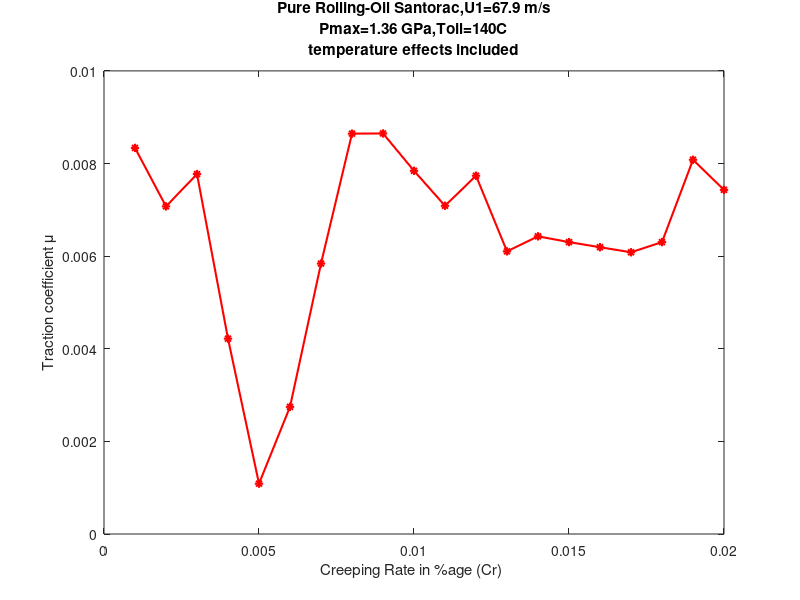
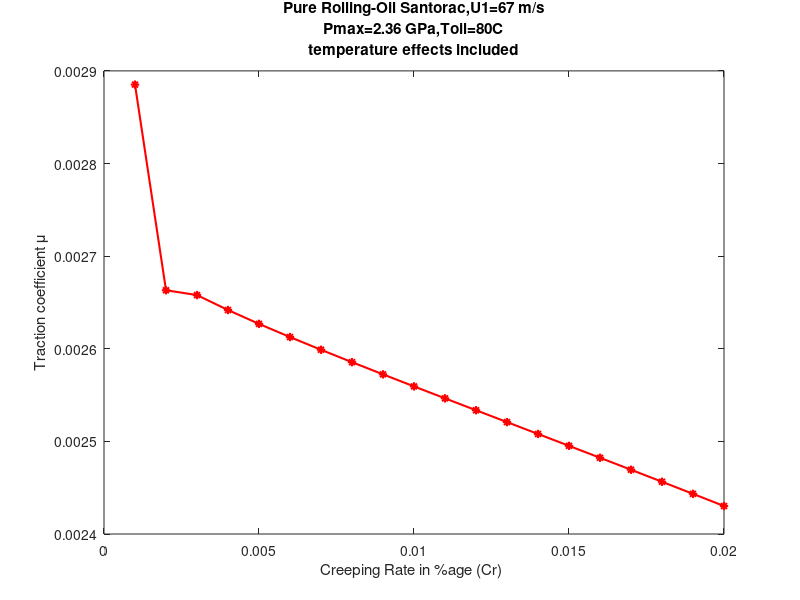
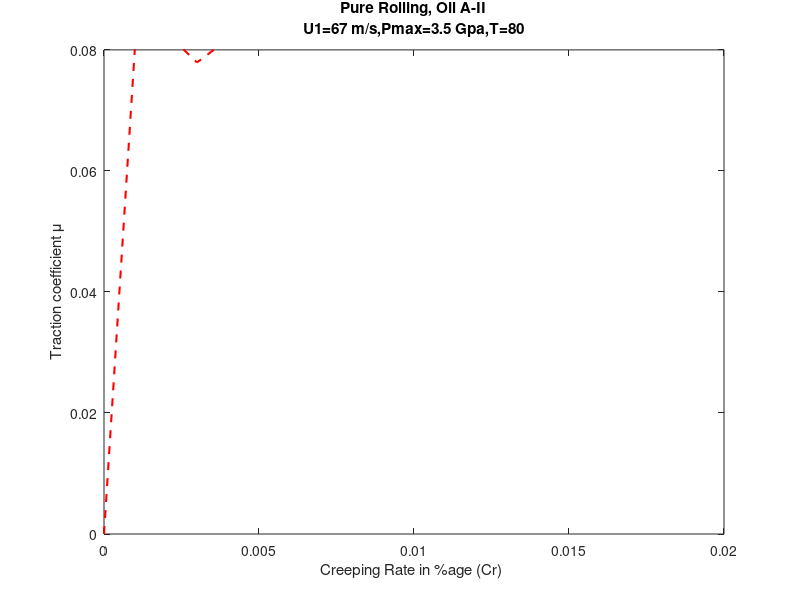
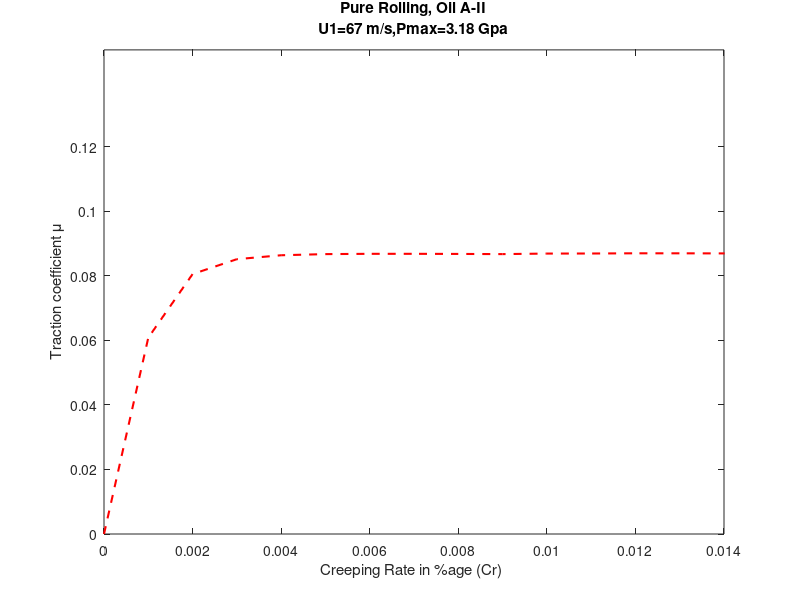

MATLAB code to generate these figures, in order:
% Santorac 1.36
clc
clear all
u1=67.5032;    %linear velocity [m/s]
a=0.001;
b=0.001;
Qmax=18800; %[kw] motor power
j=0;
r1=3.4995e-3;%[m] Sun Shaft size
r2=17.523e-3; % [m] Fixed roller 1 size
r3=18.175e-3; % [m] Fixed roller 2 size
r4=17.523e-3; % [m] Moveable roller size
gamma=10.96; % speed ratio
w1=u1/r1 %[rad/s] Impeller Speed
wsp=w1/gamma; %spin rotation velocity of motor
pmax=1.36e9;%maximum pressure
nua=0.3; % poisson ratio, both materials are assumed similar
nub=0.3;
Ea=2.308e11; %[Pa] Young's modulus of contacting parts
Eb=2.308e11;
Eprime=(0.5*((1-nua^2)/Ea+(1-nub^2)/Eb))^(-1); %Equivalent Young's modulus
Gprime=0.5*Eprime/(1+nua); %Equivalent shear modulus

%*********************************************************************
%calculate area of contact based on geometry and material properties of
%the contacting bodies
%*********************************************************************

%Radii of the contacting bodies in x and y directions
Rax=10e-3; %[m] Roller 2
Rbx=inf; % [m] roller 1
Ray=70e-3;%[m] roller 2
Rby=70e-3;% [m] roller 1

Rx=Rax; % Rbx is inf
Ry=Ray*Rby/(Ray+Rby);
Rprime=Rx*Ry/(Rx+Ry);
phi=pi/2; %angle between planes of medium radii of the bodies in contact


nua=0.3;
nub=0.3;
Ea=2.308e11; %Young's modulus of contacting parts
Eb=2.308e11;

% %coefficients to be found from book Engineering Tribology by Batchelor,2013
kdash=1.0339*(Ry/Rx)^0.636;
epsdash=1.0003+(0.5968*Rx)/Ry;
zetadash=1.5277+0.623*log(Ry/Rx);
for ii=1:100
    fc=2*pi*a*b/3*pmax;
    a=(6*kdash^2*epsdash*fc*Rprime/(pi*Eprime))^(1/3);
    b=(6*epsdash*fc*Rprime/(pi*kdash*Eprime))^(1/3);
    tmpa=a;
    tmpb=b;
end
%**********************************************************
%preprocessing for contact point area geometry

%**********************************************************
fiid=fopen('ellipse-connectivity-oil-Santotrac50.txt','r','l','UTF-8'); %get connectivity data of areas
c=textscan(fiid,'%d%d%d%d');
condata=cell2mat(c);
fclose(fiid);

fiid=fopen('ellipse-nodes.txt','r','l','UTF-8'); %get coordinate data of areas
c=textscan(fiid,'%f%f');
nodecoords=cell2mat(c);
fclose(fiid);

[qq,p]=size(condata);
x=zeros(qq,p); %memory preallocation
y=zeros(qq,p); %memory preallocation

for i=1:qq
    for jj=1:p
        x(i,jj)=nodecoords(condata(i,jj),1);
        y(i,jj)=nodecoords(condata(i,jj),2);

    end
end
%find areas and centroids of areas (shear is found out at centroids of areas)
area=0.5*((x(:,1).*y(:,2)+x(:,2).*y(:,3)+x(:,3).*y(:,4)+x(:,4).*y(:,1))-(x(:,2).*y(:,1)+x(:,3).*y(:,2)+x(:,4).*y(:,3)+x(:,1).*y(:,4)));
centroidx=(x(:,1)+x(:,2)+x(:,3)+x(:,4))/4;
centroidy=(y(:,1)+y(:,2)+y(:,3)+y(:,4))/4;
xx=centroidx;
yy=centroidy;
%*********************************************************************
%find shear in x and y directions due to pure rolling at all small areas
kk=1;
%find load distribution
p=pmax*sqrt(1-(xx/b).^2-(yy/a).^2);
% %*******************************************************************
tepry=0;
tespx=-64*(2-nua)*Gprime*j/(9*pi*(3-2*nua))*yy/sqrt(a*b); %spin component
tespy=64*(2-nua)*Gprime*j/(9*pi*(3-2*nua))*xx/sqrt(a*b);
%******************************************************************************
delx =2*b/60;      %heat generation length [m], approximate element length
%in the direction of rolling
km=45;     %We have steel;thermal conductivity of rolling element material [W/(m.K)]
rhom=7860;   %steel; density of rolling element material [kg/m3];
cm= 445; %steel; specific heat constant of rolling element material [j/(kg.K)]
alpha=19.3e-9;  %[Pa^-1], value at 80C, reference paper: The determination of the pressure-viscosity coefficient
%of two traction oils using film thickness measurements', by Leeuwen
k=a/b;
%***********
s=0.886;% specific gravity of Santotrac-50 @ 40C
Toil= 413;% [degree K]supply oil temperature
%******************************************************************************
% I used 'The determination of the pressure-viscosity coefficient
%of two traction oils using film thickness measurements' by Harry Van Leeuen as reference
%for atmospheric viscosity below, Santotrac 50
eta0=26.81e-3;%[Pa.s]
%**************************************************************
kf0=0.13; %[W/(m.K)]thermal conductivity of oil under atm pressure
%see page 35 of book Engineering tribology by Batchelor, 2013
%****************************************************************
%Reference: please see paper 'Lubricant thermal conductivity and heat capacity under high
%pressure' by Larsson, I approximated the graph by linear formulation
kf=0.15+0.111*(p*(1e-9)-0.3); %[W/(m.k)]thermal conductivity of oil under contact pressure
for cr=0.001:0.001:0.02
    Umean=0.5*cr*u1;
    tassume=1e5*ones(qq,1);
    q=tassume*Umean;          % heating amount per unit area (q=Tau*u) [W/m2]

    for iteration=1:10 %convergence loop
        %central thickness of oil film (Harock-Dowson equation) [m], see book,
        %Engineering Tribology, by Batchelor, 2013
        hc=Ry*2.69*(Umean*eta0/(Eprime*Ry)).^(0.67)*(alpha*Eprime)^(0.53)*(fc/(Eprime*Ry^2))^(0.067)*(1-0.61*exp(-0.73*k));
        delTinlet=Umean.^2*eta0/(5*kf0);
        delTsurf=sqrt(delx./(2*pi*km*rhom*cm*Umean))*q;
        Tfilm=zeros(qq,1);
        for ii=1:qq
            if (alpha*p(ii)<=25)
                delTfilm=hc/8*(q(ii)/kf(ii));
            elseif ((alpha*p(ii))>25)
                delTfilm=hc/4*(q(ii)/kf(ii));
            end
            Tfilm(ii)=Toil+delTinlet+delTsurf(ii)+delTfilm;
        end
        %The relationships for finding tl (limiting shear) have been taken from
        %paper 'Geometrical optimization of half toroidal continuously variable
        %transmission using particle swarm optimization', by M. Delkhosh et. al
        tau0=2.7e7+3.5e5*(Tfilm-113-273);%it appears in literature that Tfilm has to be in degC so 273 subtracted
        %here and in next relation, as Tfilm is in Kelvin (K)
        a=0.0765-4e-4*(Tfilm-113-273)-1e-3*Umean;
        tl=(tau0+a.*p);
        %*************||||||||||
        teprx=32*Gprime/(pi*(4-3*nua))*2*cr/(2-cr)*(xx+b)/(2*b); %pure rolling
        te=teprx;
        for i=1:qq

            if te(i)>=tl(i)
                te(i)=tl(i);
            end
        end
        q=te*Umean;
        % disp(max(Tfilm));
        % disp(max(te));
    end
    ftraction=sum(te.*area);
    mu(kk)=ftraction/fc;
    kk=kk+1;
    %****************|||||||||||
    % disp(max(tl));
end
disp(size(mu));
%**************************************
figure (5)
cr=0.001:0.001:0.02;
length(cr);
length(mu);
p=plot(cr,mu,'r-*','LineWidth',1.5);
% set(gca,'ytick',0:0.02:0.12);
% axis([0 0.02 0 0.106])
title1='Pure Rolling-Oil Santorac,U1=67.9 m/s'
title2='Pmax=1.36 GPa,Toil=140C'
title3='temperature effects included'
title({title1 title2 title3})
xlabel('Creeping Rate in %age (Cr) ');
ylabel('Traction coefficient \mu');

saveas(p,'graph1.png')
%%  Santorac  2.36
clc
clear all
u1=67.5032;    %linear velocity [m/s]
a=0.001;
b=0.001;
Qmax=18800; %[kw] motor power
j=0;
r1=3.4995e-3;%[m] Sun Shaft size
r2=17.523e-3; % [m] Fixed roller 1 size
r3=18.175e-3; % [m] Fixed roller 2 size
r4=17.523e-3; % [m] Moveable roller size
gamma=10.96; % speed ratio
w1=u1/r1 %[rad/s] Impeller Speed
wsp=w1/gamma; %spin rotation velocity of motor
pmax=2.36e9;%maximum pressure
nua=0.3; % poisson ratio, both materials are assumed similar
nub=0.3;
Ea=2.308e11; %[Pa] Young's modulus of contacting parts
Eb=2.308e11;
Eprime=(0.5*((1-nua^2)/Ea+(1-nub^2)/Eb))^(-1); %Equivalent Young's modulus
Gprime=0.5*Eprime/(1+nua); %Equivalent shear modulus

%*********************************************************************
%calculate area of contact based on geometry and material properties of
%the contacting bodies
%*********************************************************************

%Radii of the contacting bodies in x and y directions
Rax=10e-3; %[m] Roller 2
Rbx=inf; % [m] roller 1
Ray=70e-3;%[m] roller 2
Rby=70e-3;% [m] roller 1

Rx=Rax; % Rbx is inf
Ry=Ray*Rby/(Ray+Rby);
Rprime=Rx*Ry/(Rx+Ry);
phi=pi/2; %angle between planes of medium radii of the bodies in contact


nua=0.3;
nub=0.3;
Ea=2.308e11; %Young's modulus of contacting parts
Eb=2.308e11;

% %coefficients to be found from book Engineering Tribology by Batchelor,2013
kdash=1.0339*(Ry/Rx)^0.636;
epsdash=1.0003+(0.5968*Rx)/Ry;
zetadash=1.5277+0.623*log(Ry/Rx);
for ii=1:100
    fc=2*pi*a*b/3*pmax;
    a=(6*kdash^2*epsdash*fc*Rprime/(pi*Eprime))^(1/3);
    b=(6*epsdash*fc*Rprime/(pi*kdash*Eprime))^(1/3);
    tmpa=a;
    tmpb=b;
    % disp(2*a);
    % disp(2*b);
end
%**********************************************************
%preprocessing for contact point area geometry

%**********************************************************
fiid=fopen('ellipse-connectivity-oil-Santotrac50.txt','r','l','UTF-8'); %get connectivity data of areas
c=textscan(fiid,'%d%d%d%d');
condata=cell2mat(c);
fclose(fiid);

fiid=fopen('ellipse-nodes.txt','r','l','UTF-8'); %get coordinate data of areas
c=textscan(fiid,'%f%f');
nodecoords=cell2mat(c);
fclose(fiid);

[qq,p]=size(condata);
x=zeros(qq,p); %memory preallocation
y=zeros(qq,p); %memory preallocation

for i=1:qq
    for jj=1:p
        x(i,jj)=nodecoords(condata(i,jj),1);
        y(i,jj)=nodecoords(condata(i,jj),2);

    end
end
%find areas and centroids of areas (shear is found out at centroids of areas)
area=0.5*((x(:,1).*y(:,2)+x(:,2).*y(:,3)+x(:,3).*y(:,4)+x(:,4).*y(:,1))-(x(:,2).*y(:,1)+x(:,3).*y(:,2)+x(:,4).*y(:,3)+x(:,1).*y(:,4)));
centroidx=(x(:,1)+x(:,2)+x(:,3)+x(:,4))/4;
centroidy=(y(:,1)+y(:,2)+y(:,3)+y(:,4))/4;
xx=centroidx;
yy=centroidy;
%*********************************************************************
%find shear in x and y directions due to pure rolling at all small areas
kk=1;
%find load distribution
p=pmax*sqrt(1-(xx/b).^2-(yy/a).^2);
% %*******************************************************************
tepry=0;
tespx=-64*(2-nua)*Gprime*j/(9*pi*(3-2*nua))*yy/sqrt(a*b); %spin component
tespy=64*(2-nua)*Gprime*j/(9*pi*(3-2*nua))*xx/sqrt(a*b);
%******************************************************************************
delx =2*b/60;      %heat generation length [m], approximate element length
%in the direction of rolling
km=45;     %We have steel;thermal conductivity of rolling element material [W/(m.K)]
rhom=7860;   %steel; density of rolling element material [kg/m3];
cm= 445; %steel; specific heat constant of rolling element material [j/(kg.K)]
alpha=19.3e-9;  %[Pa^-1], value at 80C, reference paper: The determination of the pressure-viscosity coefficient
%of two traction oils using film thickness measurements', by Leeuwen
k=a/b;
%***********
s=0.886;% specific gravity of Santotrac-50 @ 40C
Toil= 353;% [degree K]supply oil temperature
%******************************************************************************
% I used 'The determination of the pressure-viscosity coefficient
%of two traction oils using film thickness measurements' by Harry Van Leeuen as reference
%for atmospheric viscosity below, Santotrac 50
eta0=26.81e-3;%[Pa.s]
%**************************************************************
kf0=0.13; %[W/(m.K)]thermal conductivity of oil under atm pressure
%see page 35 of book Engineering tribology by Batchelor, 2013
%****************************************************************
%Reference: please see paper 'Lubricant thermal conductivity and heat capacity under high
%pressure' by Larsson, I approximated the graph by linear formulation
kf=0.15+0.111*(p*(1e-9)-0.3); %[W/(m.k)]thermal conductivity of oil under contact pressure
for cr=0.001:0.001:0.02
    Umean=0.5*cr*u1;
    tassume=1e5*ones(qq,1);
    q=tassume*Umean;          % heating amount per unit area (q=Tau*u) [W/m2]

    for iteration=1:10 %convergence loop
        %central thickness of oil film (Harock-Dowson equation) [m], see book,
        %Engineering Tribology, by Batchelor, 2013
        hc=Ry*2.69*(Umean*eta0/(Eprime*Ry)).^(0.67)*(alpha*Eprime)^(0.53)*(fc/(Eprime*Ry^2))^(0.067)*(1-0.61*exp(-0.73*k));
        delTinlet=Umean.^2*eta0/(5*kf0);
        delTsurf=sqrt(delx./(2*pi*km*rhom*cm*Umean))*q;
        Tfilm=zeros(qq,1);
        for ii=1:qq
            if (alpha*p(ii)<=25)
                delTfilm=hc/8*(q(ii)/kf(ii));
            elseif ((alpha*p(ii))>25)
                delTfilm=hc/4*(q(ii)/kf(ii));
            end
            Tfilm(ii)=Toil+delTinlet+delTsurf(ii)+delTfilm;
        end
        %The relationships for finding tl (limiting shear) have been taken from
        %paper 'Geometrical optimization of half toroidal continuously variable
        %transmission using particle swarm optimization', by M. Delkhosh et. al
        tau0=2.7e7+3.5e5*(Tfilm-113-273);%it appears in literature that Tfilm has to be in degC so 273 subtracted
        %here and in next relation, as Tfilm is in Kelvin (K)
        a=0.0765-4e-4*(Tfilm-113-273)-1e-3*Umean;
        tl=(tau0+a.*p);
        %*************||||||||||
        teprx=32*Gprime/(pi*(4-3*nua))*2*cr/(2-cr)*(xx+b)/(2*b); %pure rolling
        te=teprx;
        for i=1:qq

            if te(i)>=tl(i)
                te(i)=tl(i);
            end
        end
        q=te*Umean;
        % disp(max(Tfilm));
        % disp(max(te));
    end
    ftraction=sum(te.*area);
    mu(kk)=ftraction/fc;
    kk=kk+1;
    %****************|||||||||||
    % disp(max(tl));
end
disp(size(mu));
%**************************************
figure (6)
cr=0.001:0.001:0.02;
length(cr);
length(mu);
p=plot(cr,mu,'r-*','LineWidth',1.5);
% set(gca,'ytick',0:0.02:0.12);
% axis([0 0.02 0 0.106])
title1='Pure Rolling-Oil Santorac,U1=67 m/s'
title2='Pmax=2.36 GPa,Toil=80C'
title3='temperature effects included'
title({title1 title2 title3})
xlabel('Creeping Rate in %age (Cr) ');
ylabel('Traction coefficient \mu');

saveas(p,'graph2.png')
%% OIl II 2.36 %*************************************************************
%Given geometry and material data
%*************************************************************
clc
clear all
u1=67.5032;    %linear velocity [m/s]
a=0.001;
b=0.001;
Qmax=18800; %[kw] motor power
j=0;
r1=3.4995e-3;%[m] Sun Shaft size
r2=17.523e-3; % [m] Fixed roller 1 size
r3=18.175e-3; % [m] Fixed roller 2 size
r4=17.523e-3; % [m] Moveable roller size
gamma=10.96; % speed ratio
w1=u1/r1 %[rad/s] Impeller Speed
wsp=w1/gamma; %spin rotation velocity of motor
pmax=2.36e9;%maximum pressure
mumax=0.087;
nua=0.3; % poisson ratio, both materials are assumed similar
nub=0.3;
Ea=2.308e11; %[Pa] Young's modulus of contacting parts
Eb=2.308e11;
Eprime=(0.5*((1-nua^2)/Ea+(1-nub^2)/Eb))^(-1); %Equivalent Young's modulus
Gprime=0.5*Eprime/(1+nua); %Equivalent shear modulus

%*********************************************************************
%calculate area of contact based on geometry and material properties of
%the contacting bodies
%*********************************************************************

%Radii of the contacting bodies in x and y directions
Rax=10e-3; %[m] Roller 2
Rbx=inf; % [m] roller 1
Ray=70e-3;%[m] roller 2
Rby=70e-3;% [m] roller 1

Rx=Rax; % Rbx is inf
Ry=Ray*Rby/(Ray+Rby);
Rprime=Rx*Ry/(Rx+Ry);
phi=pi/2; %angle between planes of medium radii of the bodies in contact

%Poisson ratio, assumed similar materials; steel
nua=0.3;
nub=0.3;
Ea=2.308e11; %Young's modulus of contacting parts
Eb=2.308e11;

% %coefficients to be found from book tribology by Batchelor
kdash=1.0339*(Ry/Rx)^0.636;
epsdash=1.0003+(0.5968*Rx)/Ry;
zetadash=1.5277+0.623*log(Ry/Rx);
for ii=1:100
    fc=2*pi*a*b/3*pmax;
    a=(6*kdash^2*epsdash*fc*Rprime/(pi*Eprime))^(1/3);
    b=(6*epsdash*fc*Rprime/(pi*kdash*Eprime))^(1/3);
    tmpa=a;
    tmpb=b;
    disp(2*a);
    disp(2*b);
    disp(fc);
end

%**********************************************************
%preprocessing for contact point area geometry

%**********************************************************
fid=fopen('ellipse-connectivity-Oil-A-II.txt','r','l','UTF-8'); %get connectivity data of areas
c=textscan(fid,'%d %d %d %d');
condata=cell2mat(c);
fclose(fid);

fid=fopen('ellipse_nodes-oil-A-II.txt','r','l','UTF-8'); %get coordinate data of areas
c=textscan(fid,'%f%f');
nodecoords=cell2mat(c);
fclose(fid);

[q,p]=size(condata);
x=zeros(q,p); %memory preallocation
y=zeros(q,p); %memory preallocation

for i=1:q
    for jj=1:p
        x(i,jj)=nodecoords(condata(i,jj),1);
        y(i,jj)=nodecoords(condata(i,jj),2);

    end
end
%find areas and centroids of areas (shear is found out at centroids of areas)
area=0.5*((x(:,1).*y(:,2)+x(:,2).*y(:,3)+x(:,3).*y(:,4)+x(:,4).*y(:,1))-(x(:,2).*y(:,1)+x(:,3).*y(:,2)+x(:,4).*y(:,3)+x(:,1).*y(:,4)));
centroidx=(x(:,1)+x(:,2)+x(:,3)+x(:,4))/4;
centroidy=(y(:,1)+y(:,2)+y(:,3)+y(:,4))/4;

xx=centroidx;
yy=centroidy;

%**********************************************************************

%calculate shear stress distribution

%*********************************************************************
%find shear in x and y directions due to pure rolling at all small areas

k=1;
%find load distribution
p=pmax*sqrt(1-(xx/b).^2-(yy/a).^2);
%find limiting shear
tl=mumax*p;

for cr=0:0.001:0.02

    teprx=32*Gprime/(pi*(4-3*nua))*2*cr/(2-cr)*(xx+b)/(2*b); %pure rolling
    tepry=0;

    tespx=-64*(2-nua)*Gprime*j/(9*pi*(3-2*nua))*yy/sqrt(a*b); %spin component
    tespy=64*(2-nua)*Gprime*j/(9*pi*(3-2*nua))*xx/sqrt(a*b);

    te=teprx;

    for i=1:q

        if te(i)>=tl(i)
            te(i)=tl(i);
        end
    end

    ftraction=sum(te.*area);

    mu(k)=ftraction/fc;
    k=k+1;
end
cr=0:0.001:0.02;
figure (7)
p=plot(cr,mu,'r--','LineWidth',1.5);
set(gca,'ytick',0:0.02:0.12);
axis([0 0.02 0 0.15]);
title1='Pure Rolling, Oil A-II'
title2='U1=67 m/s,Pmax=3.5 Gpa,T=80'
title({title1 title2})
xlabel('Creeping Rate in %age (Cr) ');
ylabel('Traction coefficient \mu');
ylim([0 0.08])
saveas(p,'graph3.png')
%% %% %*************************************************************
%Given geometry and material data
%*************************************************************
clc
clear all
u1=67.5032;    %linear velocity [m/s]
a=0.001;
b=0.001;
Qmax=18800; %[kw] motor power
j=0;
r1=3.4995e-3;%[m] Sun Shaft size
r2=17.523e-3; % [m] Fixed roller 1 size
r3=18.175e-3; % [m] Fixed roller 2 size
r4=17.523e-3; % [m] Moveable roller size
gamma=10.96; % speed ratio
w1=u1/r1 %[rad/s] Impeller Speed
wsp=w1/gamma; %spin rotation velocity of motor
pmax=3.18e9;%maximum pressure
mumax=0.087;
nua=0.3; % poisson ratio, both materials are assumed similar
nub=0.3;
Ea=2.308e11; %[Pa] Young's modulus of contacting parts
Eb=2.308e11;
Eprime=(0.5*((1-nua^2)/Ea+(1-nub^2)/Eb))^(-1); %Equivalent Young's modulus
Gprime=0.5*Eprime/(1+nua); %Equivalent shear modulus

%*********************************************************************
%calculate area of contact based on geometry and material properties of
%the contacting bodies
%*********************************************************************

%Radii of the contacting bodies in x and y directions
Rax=10e-3; %[m] Roller 2
Rbx=inf; % [m] roller 1
Ray=70e-3;%[m] roller 2
Rby=70e-3;% [m] roller 1

Rx=Rax; % Rbx is inf
Ry=Ray*Rby/(Ray+Rby);
Rprime=Rx*Ry/(Rx+Ry);
phi=pi/2; %angle between planes of medium radii of the bodies in contact

%Poisson ratio, assumed similar materials; steel
nua=0.3;
nub=0.3;
Ea=2.308e11; %Young's modulus of contacting parts
Eb=2.308e11;

% %coefficients to be found from book tribology by Batchelor
kdash=1.0339*(Ry/Rx)^0.636;
epsdash=1.0003+(0.5968*Rx)/Ry;
zetadash=1.5277+0.623*log(Ry/Rx);
for ii=1:100
    fc=2*pi*a*b/3*pmax;
    a=(6*kdash^2*epsdash*fc*Rprime/(pi*Eprime))^(1/3);
    b=(6*epsdash*fc*Rprime/(pi*kdash*Eprime))^(1/3);
    tmpa=a;
    tmpb=b;
    disp(2*a);
    disp(2*b);
    disp(fc);
end

%**********************************************************
%preprocessing for contact point area geometry

%**********************************************************
fid=fopen('ellipse-connectivity-Oil-A-II.txt','r','l','UTF-8'); %get connectivity data of areas
c=textscan(fid,'%d %d %d %d');
condata=cell2mat(c);
fclose(fid);

fid=fopen('ellipse_nodes-oil-A-II.txt','r','l','UTF-8'); %get coordinate data of areas
c=textscan(fid,'%f%f');
nodecoords=cell2mat(c);
fclose(fid);

[q,p]=size(condata);
x=zeros(q,p); %memory preallocation
y=zeros(q,p); %memory preallocation

for i=1:q
    for jj=1:p
        x(i,jj)=nodecoords(condata(i,jj),1);
        y(i,jj)=nodecoords(condata(i,jj),2);

    end
end
%find areas and centroids of areas (shear is found out at centroids of areas)
area=0.5*((x(:,1).*y(:,2)+x(:,2).*y(:,3)+x(:,3).*y(:,4)+x(:,4).*y(:,1))-(x(:,2).*y(:,1)+x(:,3).*y(:,2)+x(:,4).*y(:,3)+x(:,1).*y(:,4)));
centroidx=(x(:,1)+x(:,2)+x(:,3)+x(:,4))/4;
centroidy=(y(:,1)+y(:,2)+y(:,3)+y(:,4))/4;

xx=centroidx;
yy=centroidy;

%**********************************************************************

%calculate shear stress distribution

%*********************************************************************
%find shear in x and y directions due to pure rolling at all small areas

k=1;
%find load distribution
p=pmax*sqrt(1-(xx/b).^2-(yy/a).^2);
%find limiting shear
tl=mumax*p;

for cr=0:0.001:0.02

    teprx=32*Gprime/(pi*(4-3*nua))*2*cr/(2-cr)*(xx+b)/(2*b); %pure rolling
    tepry=0;

    tespx=-64*(2-nua)*Gprime*j/(9*pi*(3-2*nua))*yy/sqrt(a*b); %spin component
    tespy=64*(2-nua)*Gprime*j/(9*pi*(3-2*nua))*xx/sqrt(a*b);

    te=teprx;

    for i=1:q

        if te(i)>=tl(i)
            te(i)=tl(i);
        end
    end

    ftraction=sum(te.*area);

    mu(k)=ftraction/fc;
    k=k+1;
end
cr=0:0.001:0.02;
figure (8)
p=plot(cr,mu,'r--','LineWidth',1.5);
set(gca,'ytick',0:0.02:0.12);
axis([0 0.02 0 0.15]);
title1='Pure Rolling, Oil A-II';
title2='U1=67 m/s,Pmax=3.18 Gpa';
title({title1 title2});
xlabel('Creeping Rate in %age (Cr) ');
ylabel('Traction coefficient \mu');
xlim([0 0.014])
saveas(p,'graph4.png')
%% %% %% %*************************************************************
%Given geometry and material data
%*************************************************************
clc
clear all
u1=67.5032;    %linear velocity [m/s]
a=0.001;
b=0.001;
Qmax=18800; %[kw] motor power
j=0;
r1=3.4995e-3;%[m] Sun Shaft size
r2=17.523e-3; % [m] Fixed roller 1 size
r3=18.175e-3; % [m] Fixed roller 2 size
r4=17.523e-3; % [m] Moveable roller size
gamma=10.96; % speed ratio
w1=u1/r1 %[rad/s] Impeller Speed
wsp=w1/gamma; %spin rotation velocity of motor
pmax=2.8e9;%maximum pressure
mumax=0.087;
nua=0.3; % poisson ratio, both materials are assumed similar
nub=0.3;
Ea=2.308e11; %[Pa] Young's modulus of contacting parts
Eb=2.308e11;
Eprime=(0.5*((1-nua^2)/Ea+(1-nub^2)/Eb))^(-1); %Equivalent Young's modulus
Gprime=0.5*Eprime/(1+nua); %Equivalent shear modulus

%*********************************************************************
%calculate area of contact based on geometry and material properties of
%the contacting bodies
%*********************************************************************

%Radii of the contacting bodies in x and y directions
Rax=10e-3; %[m] Roller 2
Rbx=inf; % [m] roller 1
Ray=70e-3;%[m] roller 2
Rby=70e-3;% [m] roller 1

Rx=Rax; % Rbx is inf
Ry=Ray*Rby/(Ray+Rby);
Rprime=Rx*Ry/(Rx+Ry);
phi=pi/2; %angle between planes of medium radii of the bodies in contact

%Poisson ratio, assumed similar materials; steel
nua=0.3;
nub=0.3;
Ea=2.308e11; %Young's modulus of contacting parts
Eb=2.308e11;

% %coefficients to be found from book tribology by Batchelor
kdash=1.0339*(Ry/Rx)^0.636;
epsdash=1.0003+(0.5968*Rx)/Ry;
zetadash=1.5277+0.623*log(Ry/Rx);
for ii=1:100
    fc=2*pi*a*b/3*pmax;
    a=(6*kdash^2*epsdash*fc*Rprime/(pi*Eprime))^(1/3);
    b=(6*epsdash*fc*Rprime/(pi*kdash*Eprime))^(1/3);
    tmpa=a;
    tmpb=b;
    disp(2*a);
    disp(2*b);
    disp(fc);
end

%**********************************************************
%preprocessing for contact point area geometry

%**********************************************************
fid=fopen('ellipse-connectivity-Oil-A-II.txt','r','l','UTF-8'); %get connectivity data of areas
c=textscan(fid,'%d %d %d %d');
condata=cell2mat(c);
fclose(fid);

fid=fopen('ellipse_nodes-oil-A-II.txt','r','l','UTF-8'); %get coordinate data of areas
c=textscan(fid,'%f%f');
nodecoords=cell2mat(c);
fclose(fid);

[q,p]=size(condata);
x=zeros(q,p); %memory preallocation
y=zeros(q,p); %memory preallocation

for i=1:q
    for jj=1:p
        x(i,jj)=nodecoords(condata(i,jj),1);
        y(i,jj)=nodecoords(condata(i,jj),2);

    end
end
%find areas and centroids of areas (shear is found out at centroids of areas)
area=0.5*((x(:,1).*y(:,2)+x(:,2).*y(:,3)+x(:,3).*y(:,4)+x(:,4).*y(:,1))-(x(:,2).*y(:,1)+x(:,3).*y(:,2)+x(:,4).*y(:,3)+x(:,1).*y(:,4)));
centroidx=(x(:,1)+x(:,2)+x(:,3)+x(:,4))/4;
centroidy=(y(:,1)+y(:,2)+y(:,3)+y(:,4))/4;

xx=centroidx;
yy=centroidy;

%**********************************************************************

%calculate shear stress distribution

%*********************************************************************
%find shear in x and y directions due to pure rolling at all small areas

k=1;
%find load distribution
p=pmax*sqrt(1-(xx/b).^2-(yy/a).^2);
%find limiting shear
tl=mumax*p;

for cr=0:0.001:0.02

    teprx=32*Gprime/(pi*(4-3*nua))*2*cr/(2-cr)*(xx+b)/(2*b); %pure rolling
    tepry=0;

    tespx=-64*(2-nua)*Gprime*j/(9*pi*(3-2*nua))*yy/sqrt(a*b); %spin component
    tespy=64*(2-nua)*Gprime*j/(9*pi*(3-2*nua))*xx/sqrt(a*b);

    te=teprx;

    for i=1:q

        if te(i)>=tl(i)
            te(i)=tl(i);
        end
    end

    ftraction=sum(te.*area);

    mu(k)=ftraction/fc;
    k=k+1;
end
cr=0:0.001:0.02;
figure (9)
p=plot(cr,mu,'r--','LineWidth',1.5);
set(gca,'ytick',0:0.02:0.12);
axis([0 0.02 0 0.15]);
title1='Pure Rolling, Oil A-II'
title2='U1=67.5032 m/s,Pmax=2.3 Gpa,T=140'
title({title1 title2})
xlabel('Creeping Rate in %age (Cr) ');
ylabel('Traction coefficient \mu');
xlim([0 0.014])
saveas(p,'graph5.png')
%%
clc
clear all
u1=20;    %linear velocity [m/s]
a=0.001; % assumed contact elliptical area dimensions,
%later corrected thru iteration. see line 49 of this code
b=0.001;
Qmax=21000; %[kw] power
j=0;
r1=3.4995e-3;%[m] Sun Shaft size
r2=17.523e-3; % [m] Fixed roller 1 size
r3=18.175e-3; % [m] Fixed roller 2 size
r4=17.523e-3; % [m] Moveable roller size
gamma=0;
w1=u1/r1;%[rad/s]
wsp=w1*gamma;%spin rotation velocity
pmax=2.5e9;%maximum pressure
mumax=0.087;
nua=0.3; % poisson ratio, both materials are assumed similar
nub=0.3;
Ea=2.308e11; %[Pa] Young's modulus of contacting parts
Eb=2.308e11;
Eprime=(0.5*((1-nua^2)/Ea+(1-nub^2)/Eb))^(-1); %Equivalent Young's modulus
Gprime=0.5*Eprime/(1+nua); %Equivalent shear modulus

%*********************************************************************
%calculate area of contact based on geometry and material properties of
%the contacting bodies
%*********************************************************************

%Radii of the contacting bodies in x and y directions
Rax=10e-3; %[m] Roller 2
Rbx=inf; % [m] roller 1
Ray=70e-3;%[m] roller 2
Rby=70e-3;% [m] roller 1

Rx=Rax; % Rbx is inf
Ry=Ray*Rby/(Ray+Rby);
Rprime=Rx*Ry/(Rx+Ry);
phi=pi/2; %angle between planes of medium radii of the bodies in contact

%Poisson ratio, assumed similar materials; steel
nua=0.3;
nub=0.3;
Ea=2.308e11; %Young's modulus of contacting parts
Eb=2.308e11;

% %coefficients to be found from book tribology by Batchelor
kdash=1.0339*(Ry/Rx)^0.636;
epsdash=1.0003+(0.5968*Rx)/Ry;
zetadash=1.5277+0.623*log(Ry/Rx);
for ii=1:100
    fc=2*pi*a*b/3*pmax;
    a=(6*kdash^2*epsdash*fc*Rprime/(pi*Eprime))^(1/3);
    b=(6*epsdash*fc*Rprime/(pi*kdash*Eprime))^(1/3);
    tmpa=a;
    tmpb=b;
    disp(2*a);
    disp(2*b);
    disp(fc);
end

%**********************************************************
%preprocessing for contact point area geometry

%**********************************************************
fid=fopen('ellipse-connectivity-Oil-A-II.txt','r','l','UTF-8'); %get connectivity data of areas
c=textscan(fid,'%d %d %d %d');
condata=cell2mat(c);
fclose(fid);

fid=fopen('ellipse_nodes-oil-A-II.txt','r','l','UTF-8'); %get coordinate data of areas
c=textscan(fid,'%f%f');
nodecoords=cell2mat(c);
fclose(fid);

[q,p]=size(condata);
x=zeros(q,p); %memory preallocation
y=zeros(q,p); %memory preallocation

for i=1:q
    for jj=1:p
        x(i,jj)=nodecoords(condata(i,jj),1);
        y(i,jj)=nodecoords(condata(i,jj),2);

    end
end
%find areas and centroids of areas (shear is found out at centroids of areas)
area=0.5*((x(:,1).*y(:,2)+x(:,2).*y(:,3)+x(:,3).*y(:,4)+x(:,4).*y(:,1))-(x(:,2).*y(:,1)+x(:,3).*y(:,2)+x(:,4).*y(:,3)+x(:,1).*y(:,4)));
centroidx=(x(:,1)+x(:,2)+x(:,3)+x(:,4))/4;
centroidy=(y(:,1)+y(:,2)+y(:,3)+y(:,4))/4;

xx=centroidx;
yy=centroidy;

%**********************************************************************

%calculate shear stress distribution

%*********************************************************************
%find shear in x and y directions due to pure rolling at all small areas

k=1;
%find load distribution
p=pmax*sqrt(1-(xx/b).^2-(yy/a).^2);
%find limiting shear
tl=mumax*p;

for cr=0:0.001:0.02

    teprx=32*Gprime/(pi*(4-3*nua))*2*cr/(2-cr)*(xx+b)/(2*b); %pure rolling
    tepry=0;

    tespx=-64*(2-nua)*Gprime*j/(9*pi*(3-2*nua))*yy/sqrt(a*b); %spin component
    tespy=64*(2-nua)*Gprime*j/(9*pi*(3-2*nua))*xx/sqrt(a*b);

    te=teprx;

    for i=1:q

        if te(i)>=tl(i)
            te(i)=tl(i);
        end
    end

    ftraction=sum(te.*area);

    mu(k)=ftraction/fc;
    k=k+1;
end
cr=0:0.001:0.02;
figure (10)
p=plot(cr,mu,'r--','LineWidth',1.5);
set(gca,'ytick',0:0.02:0.12);
axis([0 0.02 0 0.15]);
title1='Pure Rolling, Oil A-II'
title2='U1=20 m/s,Pmax=2.5 Gpa,Toil=120C'
title3=' Temperature Effects Included'
title({title1 title2 title3})
xlabel('Creeping Rate in %age (Cr) ');
ylabel('Traction coefficient \mu');
saveas(p,'graph6.png')


